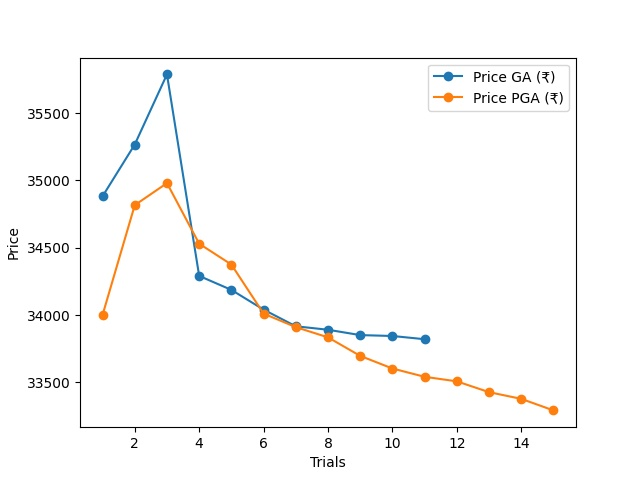

Write the Python code that produced this figure.
# importing the required libraries
import matplotlib.pyplot as plt
import numpy as np

# define data values
y1 = np.array([34882.50,35267.60,35788.80,34290.60,34186.70,34040.00,33916.20,33890.40,33850.60,33844.00,33820.00,]) # X-axis points
x1 = np.array([i+1 for i in range(len(y1))]) 

y2=np.array([34000.00,34816.60,34980.60,34530.00,34375.20,34010.40,33910.00,33833.80,33696.10,33602.20,33540.60,33506.80,33426.40,33376.60,33290.80])
x2 = np.array([i+1 for i in range(len(y2))])

plt.plot(x1, y1,label="Price GA (₹)") # Plot the chart
plt.plot(x2, y2,label="Price PGA (₹)") # Plot the chart
plt.legend()
plt.xlabel("Trials")
plt.ylabel("Price")
plt.savefig("plot4.jpeg")